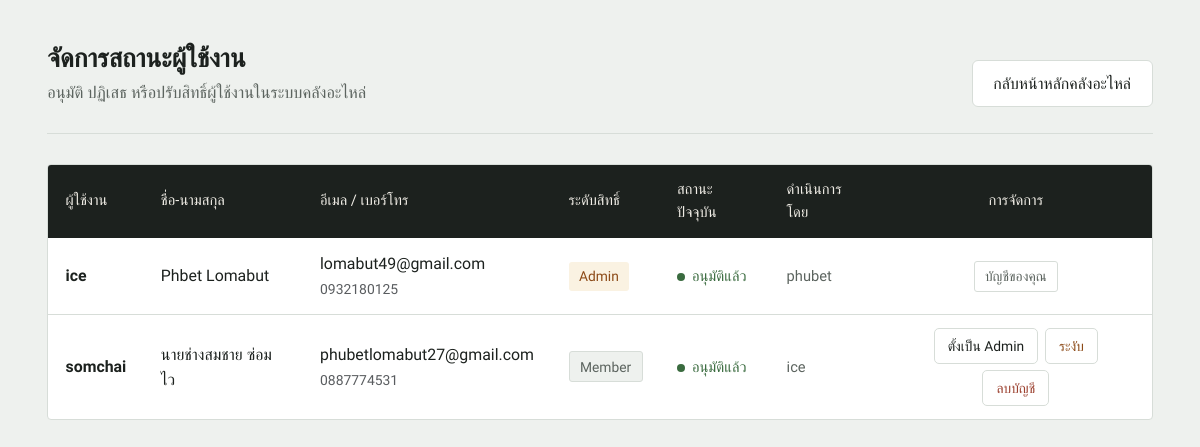
Before: /accounts/admin/approval/ (signed in) with the older database file.
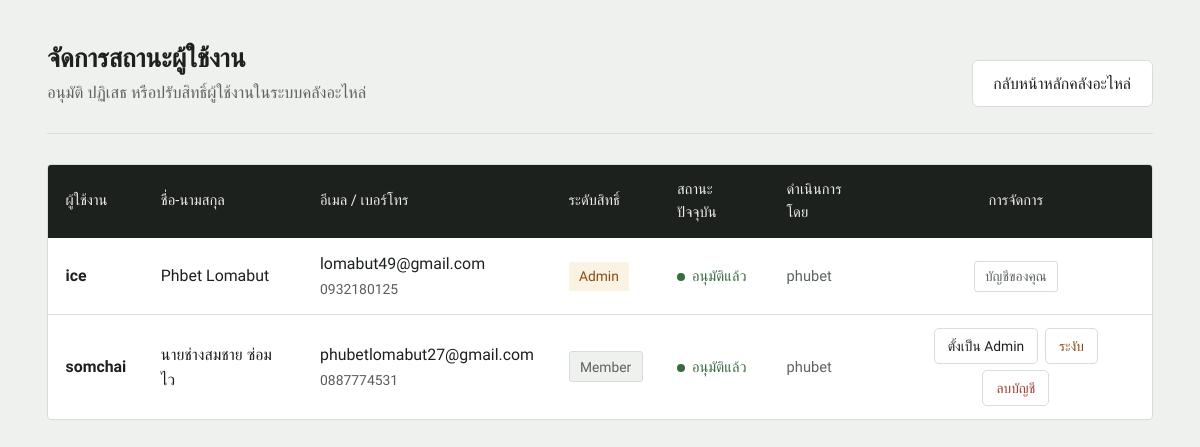
After: the same page with the newer database file.
### accounts/models.py (models this page shows, shortened)
class UserProfile(models.Model):
    user = models.OneToOneField(User, on_delete=models.CASCADE, related_name='profile')
    phone_number = models.CharField(max_length=20, blank=True, null=True, verbose_name="เบอร์โทรศัพท์")
    profile_picture = models.ImageField(upload_to='profiles/', blank=True, null=True, verbose_name="รูปโปรไฟล์")
    ROLE_CHOICES = (
        ('admin', 'ผู้ดูแลระบบ (Admin)'),
        ('member', 'ช่างซ่อม/พนักงาน (Member)'),
        ('guest', 'ผู้เยี่ยมชม (Guest)'),
    )
    role = models.CharField(max_length=10, choices=ROLE_CHOICES, default='guest', verbose_name="บทบาท")
    APPROVAL_STATUS = (
        ('pending', 'รออนุมัติ'),
        ('approved', 'อนุมัติแล้ว'),
        ('rejected', 'ไม่อนุมัติ'),
        ('suspended', 'ระงับการใช้งาน'),
    )
    status = models.CharField(max_length=15, choices=APPROVAL_STATUS, default='pending', verbose_name="สถานะบัญชี")
    rejection_reason = models.TextField(blank=True, null=True, verbose_name="เหตุผล/หมายเหตุจากแอดมิน")
    approved_by = models.ForeignKey(User, on_delete=models.SET_NULL, null=True, blank=True, related_name='approvals_made', verbose_name="ผู้ดำเนินการล่าสุด")
    updated_at = models.DateTimeField(auto_now=True, verbose_name="อัปเดตล่าสุดเมื่อ")

### accounts/views.py (the view)
# urls.py: path('admin/approval/', views.admin_approval_list, name='admin_approval'),
@staff_member_required
def admin_approval_list(request):
    profiles = UserProfile.objects.select_related('user', 'approved_by').annotate(
        role_priority=Case(
            When(user__is_superuser=True, then=1),
            When(user__is_staff=True, then=2),
            default=3,
            output_field=IntegerField(),
        )
    ).order_by('role_priority', 'id')
    return render(request, 'admin_approval.html', {'profiles': profiles})

### accounts/templates/admin_approval.html (shortened to what the changed rows need)
{% load static %}
<!DOCTYPE html>
<html lang="th">
<head>
    <link href="{% static 'bootstrap/css/bootstrap.min.css' %}" rel="stylesheet">
</head>
<body>
    <div class="page-wrap">
        <div class="page-header">
            <div>
                <h1>จัดการสถานะผู้ใช้งาน</h1>
            </div>
        </div>
        <div class="panel-card">
            <div class="table-responsive">
                <table class="approval-table">
                    <thead>
                        <tr>
                            <th>ผู้ใช้งาน</th>
                            <th>ชื่อ-นามสกุล</th>
                            <th>อีเมล / เบอร์โทร</th>
                            <th>ระดับสิทธิ์</th>
                            <th>สถานะปัจจุบัน</th>
                            <th>ดำเนินการโดย</th>
                            <th class="text-center">การจัดการ</th>
                        </tr>
                    </thead>
                    <tbody>
                        {% for p in profiles %}
                        <tr>
                            <td><strong>{{ p.user.username }}</strong></td>
                            <td>{{ p.user.first_name }} {{ p.user.last_name }}</td>
                            <td>
                                {{ p.user.email|default:"-" }}<br>
                                <small class="text-muted">{{ p.phone_number|default:"-" }}</small>
                            </td>
                            <td>
                                {% if p.user.is_superuser %}
                                    <span class="role-tag role-super">Super Admin</span>
                                {% elif p.user.is_staff %}
                                    <span class="role-tag role-admin">Admin</span>
                                {% else %}
                                    <span class="role-tag role-member">Member</span>
                                {% endif %}
                            </td>
                            <td>
                                {% if p.status == 'pending' %}
                                    <span class="status-tag status-pending">รออนุมัติ</span>
                                {% elif p.status == 'approved' %}
                                    <span class="status-tag status-approved">อนุมัติแล้ว</span>
                                {% elif p.status == 'rejected' %}
                                    <span class="status-tag status-rejected" title="{{ p.rejection_reason }}">ไม่อนุมัติ</span>
                                {% else %}
                                    <span class="status-tag status-suspended">ถูกระงับ</span>
                                {% endif %}
                            </td>
                            <td>
                                {% if p.approved_by %}
                                    <span class="approved-by">{{ p.approved_by.username }}</span>
                                {% else %}
                                    <span class="approved-by">-</span>
                                {% endif %}
                            </td>
                            <td class="text-center">
                                {% if p.user.is_superuser %}
                                    <span class="self-tag" style="border-color: var(--danger); color: var(--danger);">Super Admin (ล็อกสิทธิ์)</span>
                                {% elif p.user == request.user %}
                                    <span class="self-tag">บัญชีของคุณ</span>
                                {% else %}
                                    <div class="row-actions">
                                        {% if p.status == 'pending' %}
                                            <form method="POST" action="{% url 'accounts:update_status' p.id 'approve' %}" onsubmit="return confirm('ยืนยันการอนุมัติบัญชี {{ p.user.username }}?');">
                                                {% csrf_token %}
                                                <button type="submit" class="btn-row-action btn-approve">อนุมัติ</button>
                                            </form>
                                            <button type="button" class="btn-row-action btn-reject"
                                                    data-bs-toggle="modal" data-bs-target="#rejectModal"
                                                    data-action-url="{% url 'accounts:update_status' p.id 'reject' %}"
                                                    data-username="{{ p.user.username }}">ปฏิเสธ</button>
                                        {% elif p.status == 'approved' %}
                                            {% if p.user.is_staff %}
                                                <form method="POST" action="{% url 'accounts:update_status' p.id 'remove_admin' %}" onsubmit="return confirm('ต้องการลดสิทธิ์ {{ p.user.username }} เป็น Member ใช่หรือไม่?');">
                                                    {% csrf_token %}
                                                    <button type="submit" class="btn-row-action btn-demote">ลดเป็น Member</button>
                                                </form>
                                            {% else %}
                                                <form method="POST" action="{% url 'accounts:update_status' p.id 'make_admin' %}" onsubmit="return confirm('ต้องการแต่งตั้ง {{ p.user.username }} เป็น Admin ใช่หรือไม่?');">
                                                    <button type="submit" class="btn-row-action btn-promote">ตั้งเป็น Admin</button>
                                                </form>
                                            {% endif %}
                                            <form method="POST" action="{% url 'accounts:update_status' p.id 'suspend' %}" onsubmit="return confirm('ยืนยันการระงับบัญชี {{ p.user.username }}?');">
                                                <button type="submit" class="btn-row-action btn-suspend">ระงับ</button>
                                            </form>
                                        {% elif p.status == 'suspended' or p.status == 'rejected' %}
                                            <form method="POST" action="{% url 'accounts:update_status' p.id 'approve' %}" onsubmit="return confirm('ต้องการเปิดให้ {{ p.user.username }} ใช้งานอีกครั้ง?');">
                                                {% csrf_token %}
                                                <button type="submit" class="btn-row-action btn-approve">เปิดใช้งานอีกครั้ง</button>
                                            </form>
                                        {% endif %}
                                        <form method="POST" action="{% url 'accounts:update_status' p.id 'delete_user' %}" onsubmit="return confirm('ยืนยันลบบัญชี {{ p.user.username }} ออกจากระบบถาวรหรือไม่?');">
                                            <button type="submit" class="btn-row-action btn-delete">ลบบัญชี</button>
                                        </form>
                                    </div>
                                {% endif %}
                            </td>
                        </tr>
                        {% empty %}
                        <tr>
                            <td colspan="7" class="text-center text-muted py-4">ยังไม่มีสมาชิกในระบบ</td>
                        </tr>
                        {% endfor %}
                    </tbody>
                </table>
            </div>
        </div>
    </div>
</body>
</html>

Changed rows visible on the page:
changed UserProfile "somchai": approved_by.username "ice" → "phubet"
